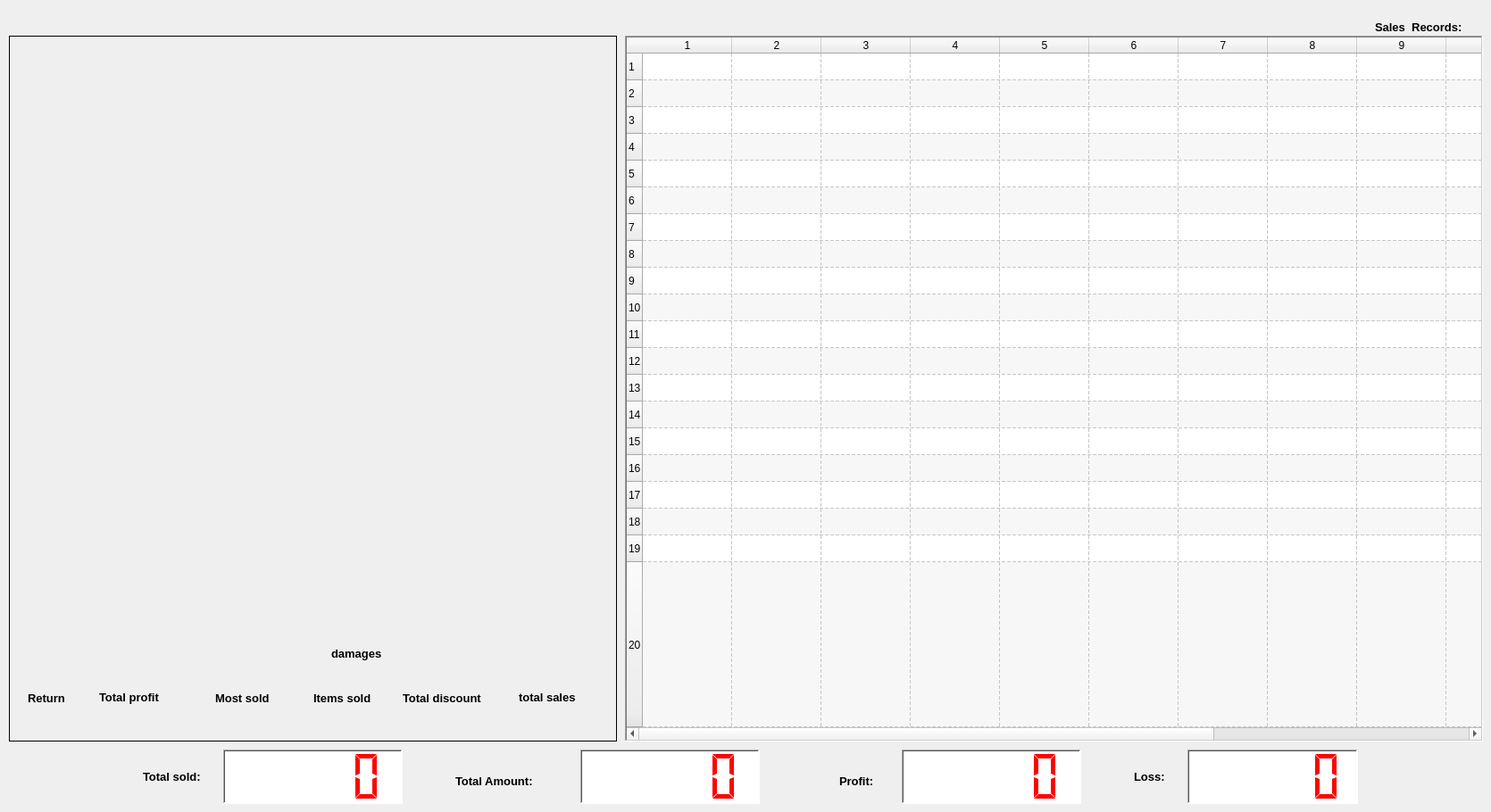
     <widget class="QWidget" name="tab_28">
      <attribute name="title">
       <string>DAILY STATISTICS</string>
      </attribute>
      <widget class="QLCDNumber" name="lcdNumber_19">
       <property name="geometry">
        <rect>
         <x>650</x>
         <y>840</y>
         <width>201</width>
         <height>61</height>
        </rect>
       </property>
       <property name="styleSheet">
        <string notr="true">background-color: white;
color: red;</string>
       </property>
       <property name="frameShape">
        <enum>QFrame::WinPanel</enum>
       </property>
       <property name="frameShadow">
        <enum>QFrame::Sunken</enum>
       </property>
       <property name="digitCount">
        <number>5</number>
       </property>
       <property name="segmentStyle">
        <enum>QLCDNumber::Flat</enum>
       </property>
       <property name="intValue" stdset="0">
        <number>0</number>
       </property>
      </widget>
      <widget class="QLabel" name="lbl_search_39">
       <property name="geometry">
        <rect>
         <x>940</x>
         <y>860</y>
         <width>61</width>
         <height>31</height>
        </rect>
       </property>
       <property name="font">
        <font>
         <family>Segoe UI</family>
         <pointsize>10</pointsize>
         <weight>75</weight>
         <bold>true</bold>
         <underline>false</underline>
        </font>
       </property>
       <property name="text">
        <string>Profit: </string>
       </property>
      </widget>
      <widget class="QLabel" name="lbl_search_40">
       <property name="geometry">
        <rect>
         <x>1270</x>
         <y>860</y>
         <width>51</width>
         <height>21</height>
        </rect>
       </property>
       <property name="font">
        <font>
         <family>Segoe UI</family>
         <pointsize>10</pointsize>
         <weight>75</weight>
         <bold>true</bold>
         <underline>false</underline>
        </font>
       </property>
       <property name="text">
        <string>Loss: </string>
       </property>
      </widget>
      <widget class="QLabel" name="lbl_search_41">
       <property name="geometry">
        <rect>
         <x>160</x>
         <y>860</y>
         <width>81</width>
         <height>21</height>
        </rect>
       </property>
       <property name="font">
        <font>
         <family>Segoe UI</family>
         <pointsize>10</pointsize>
         <weight>75</weight>
         <bold>true</bold>
         <underline>false</underline>
        </font>
       </property>
       <property name="text">
        <string>Total sold: </string>
       </property>
      </widget>
      <widget class="QLCDNumber" name="lcdNumber_20">
       <property name="geometry">
        <rect>
         <x>1330</x>
         <y>840</y>
         <width>191</width>
         <height>61</height>
        </rect>
       </property>
       <property name="styleSheet">
        <string notr="true">background-color: white;
color: red;</string>
       </property>
       <property name="frameShape">
        <enum>QFrame::WinPanel</enum>
       </property>
       <property name="frameShadow">
        <enum>QFrame::Sunken</enum>
       </property>
       <property name="digitCount">
        <number>5</number>
       </property>
       <property name="segmentStyle">
        <enum>QLCDNumber::Flat</enum>
       </property>
       <property name="intValue" stdset="0">
        <number>0</number>
       </property>
      </widget>
      <widget class="QLCDNumber" name="lcdNumber_21">
       <property name="geometry">
        <rect>
         <x>1010</x>
         <y>840</y>
         <width>201</width>
         <height>61</height>
        </rect>
       </property>
       <property name="styleSheet">
        <string notr="true">background-color: white;
color: red;</string>
       </property>
       <property name="frameShape">
        <enum>QFrame::WinPanel</enum>
       </property>
       <property name="frameShadow">
        <enum>QFrame::Sunken</enum>
       </property>
       <property name="digitCount">
        <number>5</number>
       </property>
       <property name="segmentStyle">
        <enum>QLCDNumber::Flat</enum>
       </property>
       <property name="intValue" stdset="0">
        <number>0</number>
       </property>
      </widget>
      <widget class="QLCDNumber" name="lcdNumber_22">
       <property name="geometry">
        <rect>
         <x>250</x>
         <y>840</y>
         <width>201</width>
         <height>61</height>
        </rect>
       </property>
       <property name="styleSheet">
        <string notr="true">background-color: white;
color: red;</string>
       </property>
       <property name="frameShape">
        <enum>QFrame::WinPanel</enum>
       </property>
       <property name="frameShadow">
        <enum>QFrame::Sunken</enum>
       </property>
       <property name="digitCount">
        <number>5</number>
       </property>
       <property name="segmentStyle">
        <enum>QLCDNumber::Flat</enum>
       </property>
       <property name="intValue" stdset="0">
        <number>0</number>
       </property>
      </widget>
      <widget class="QLabel" name="lbl_search_42">
       <property name="geometry">
        <rect>
         <x>510</x>
         <y>860</y>
         <width>131</width>
         <height>31</height>
        </rect>
       </property>
       <property name="font">
        <font>
         <family>Segoe UI</family>
         <pointsize>10</pointsize>
         <weight>75</weight>
         <bold>true</bold>
         <underline>false</underline>
        </font>
       </property>
       <property name="text">
        <string>Total Amount: </string>
       </property>
      </widget>
      <widget class="QTableWidget" name="my_table_13">
       <property name="geometry">
        <rect>
         <x>700</x>
         <y>40</y>
         <width>961</width>
         <height>791</height>
        </rect>
       </property>
       <property name="frameShape">
        <enum>QFrame::WinPanel</enum>
       </property>
       <property name="sizeAdjustPolicy">
        <enum>QAbstractScrollArea::AdjustToContents</enum>
       </property>
       <property name="autoScroll">
        <bool>true</bool>
       </property>
       <property name="editTriggers">
        <set>QAbstractItemView::NoEditTriggers</set>
       </property>
       <property name="tabKeyNavigation">
        <bool>false</bool>
       </property>
       <property name="showDropIndicator" stdset="0">
        <bool>true</bool>
       </property>
       <property name="dragDropOverwriteMode">
        <bool>true</bool>
       </property>
       <property name="alternatingRowColors">
        <bool>true</bool>
       </property>
       <property name="selectionBehavior">
        <enum>QAbstractItemView::SelectRows</enum>
       </property>
       <property name="gridStyle">
        <enum>Qt::DashLine</enum>
       </property>
       <property name="sortingEnabled">
        <bool>true</bool>
       </property>
       <property name="rowCount">
        <number>20</number>
       </property>
       <property name="columnCount">
        <number>13</number>
       </property>
       <attribute name="horizontalHeaderCascadingSectionResizes">
        <bool>true</bool>
       </attribute>
       <attribute name="horizontalHeaderShowSortIndicator" stdset="0">
        <bool>true</bool>
       </attribute>
       <attribute name="horizontalHeaderStretchLastSection">
        <bool>true</bool>
       </attribute>
       <attribute name="verticalHeaderCascadingSectionResizes">
        <bool>true</bool>
       </attribute>
       <attribute name="verticalHeaderShowSortIndicator" stdset="0">
        <bool>true</bool>
       </attribute>
       <attribute name="verticalHeaderStretchLastSection">
        <bool>true</bool>
       </attribute>
       <row/>
       <row/>
       <row/>
       <row/>
       <row/>
       <row/>
       <row/>
       <row/>
       <row/>
       <row/>
       <row/>
       <row/>
       <row/>
       <row/>
       <row/>
       <row/>
       <row/>
       <row/>
       <row/>
       <row/>
       <column/>
       <column/>
       <column/>
       <column/>
       <column/>
       <column/>
       <column/>
       <column/>
       <column/>
       <column/>
       <column/>
       <column/>
       <column/>
      </widget>
      <widget class="QLabel" name="lbl_search_44">
       <property name="geometry">
        <rect>
         <x>1540</x>
         <y>20</y>
         <width>121</width>
         <height>21</height>
        </rect>
       </property>
       <property name="font">
        <font>
         <family>Segoe UI</family>
         <pointsize>10</pointsize>
         <weight>75</weight>
         <bold>true</bold>
         <underline>false</underline>
        </font>
       </property>
       <property name="text">
        <string>Sales  Records: </string>
       </property>
      </widget>
      <widget class="QStackedWidget" name="stackedWidget_2">
       <property name="geometry">
        <rect>
         <x>10</x>
         <y>40</y>
         <width>681</width>
         <height>791</height>
        </rect>
       </property>
       <property name="frameShape">
        <enum>QFrame::Box</enum>
       </property>
       <property name="frameShadow">
        <enum>QFrame::Plain</enum>
       </property>
       <property name="currentIndex">
        <number>0</number>
       </property>
       <widget class="QWidget" name="page_3">
        <widget class="QLabel" name="lbl_search_49">
         <property name="geometry">
          <rect>
           <x>340</x>
           <y>731</y>
           <width>91</width>
           <height>20</height>
          </rect>
         </property>
         <property name="font">
          <font>
           <family>Segoe UI</family>
           <pointsize>10</pointsize>
           <weight>75</weight>
           <bold>true</bold>
           <underline>false</underline>
          </font>
         </property>
         <property name="text">
          <string>Items sold</string>
         </property>
        </widget>
        <widget class="QLabel" name="lbl_search_50">
         <property name="geometry">
          <rect>
           <x>100</x>
           <y>730</y>
           <width>101</width>
           <height>21</height>
          </rect>
         </property>
         <property name="font">
          <font>
           <family>Segoe UI</family>
           <pointsize>10</pointsize>
           <weight>75</weight>
           <bold>true</bold>
           <underline>false</underline>
          </font>
         </property>
         <property name="text">
          <string>Total profit</string>
         </property>
        </widget>
        <widget class="QLabel" name="lbl_search_51">
         <property name="geometry">
          <rect>
           <x>440</x>
           <y>731</y>
           <width>121</width>
           <height>20</height>
          </rect>
         </property>
         <property name="font">
          <font>
           <family>Segoe UI</family>
           <pointsize>10</pointsize>
           <weight>75</weight>
           <bold>true</bold>
           <underline>false</underline>
          </font>
         </property>
         <property name="text">
          <string>Total discount</string>
         </property>
        </widget>
        <widget class="QLabel" name="lbl_search_43">
         <property name="geometry">
          <rect>
           <x>20</x>
           <y>731</y>
           <width>71</width>
           <height>20</height>
          </rect>
         </property>
         <property name="font">
          <font>
           <family>Segoe UI</family>
           <pointsize>10</pointsize>
           <weight>75</weight>
           <bold>true</bold>
           <underline>false</underline>
          </font>
         </property>
         <property name="text">
          <string>Return</string>
         </property>
        </widget>
        <widget class="QLabel" name="lbl_search_48">
         <property name="geometry">
          <rect>
           <x>570</x>
           <y>730</y>
           <width>91</width>
           <height>21</height>
          </rect>
         </property>
         <property name="font">
          <font>
           <family>Segoe UI</family>
           <pointsize>10</pointsize>
           <weight>75</weight>
           <bold>true</bold>
           <underline>false</underline>
          </font>
         </property>
         <property name="text">
          <string>total sales</string>
         </property>
        </widget>
        <widget class="QLabel" name="lbl_search_45">
         <property name="geometry">
          <rect>
           <x>230</x>
           <y>731</y>
           <width>91</width>
           <height>20</height>
          </rect>
         </property>
         <property name="font">
          <font>
           <family>Segoe UI</family>
           <pointsize>10</pointsize>
           <weight>75</weight>
           <bold>true</bold>
           <underline>false</underline>
          </font>
         </property>
         <property name="text">
          <string>Most sold</string>
         </property>
        </widget>
        <widget class="QLabel" name="lbl_search_53">
         <property name="geometry">
          <rect>
           <x>360</x>
           <y>681</y>
           <width>81</width>
           <height>20</height>
          </rect>
         </property>
         <property name="font">
          <font>
           <family>Segoe UI</family>
           <pointsize>10</pointsize>
           <weight>75</weight>
           <bold>true</bold>
           <underline>false</underline>
          </font>
         </property>
         <property name="text">
          <string>damages</string>
         </property>
        </widget>
       </widget>
       <widget class="QWidget" name="page_4">
        <widget class="QGraphicsView" name="graphicsView">
         <property name="geometry">
          <rect>
           <x>0</x>
           <y>40</y>
           <width>681</width>
           <height>751</height>
          </rect>
         </property>
         <property name="frameShape">
          <enum>QFrame::WinPanel</enum>
         </property>
         <property name="frameShadow">
          <enum>QFrame::Raised</enum>
         </property>
         <property name="resizeAnchor">
          <enum>QGraphicsView::AnchorViewCenter</enum>
         </property>
        </widget>
        <widget class="QLabel" name="lbl_search_52">
         <property name="geometry">
          <rect>
           <x>10</x>
           <y>20</y>
           <width>161</width>
           <height>20</height>
          </rect>
         </property>
         <property name="font">
          <font>
           <family>Segoe UI</family>
           <pointsize>10</pointsize>
           <weight>75</weight>
           <bold>true</bold>
           <underline>false</underline>
          </font>
         </property>
         <property name="text">
          <string>Graphic Statistics: </string>
         </property>
        </widget>
       </widget>
      </widget>
     </widget>
